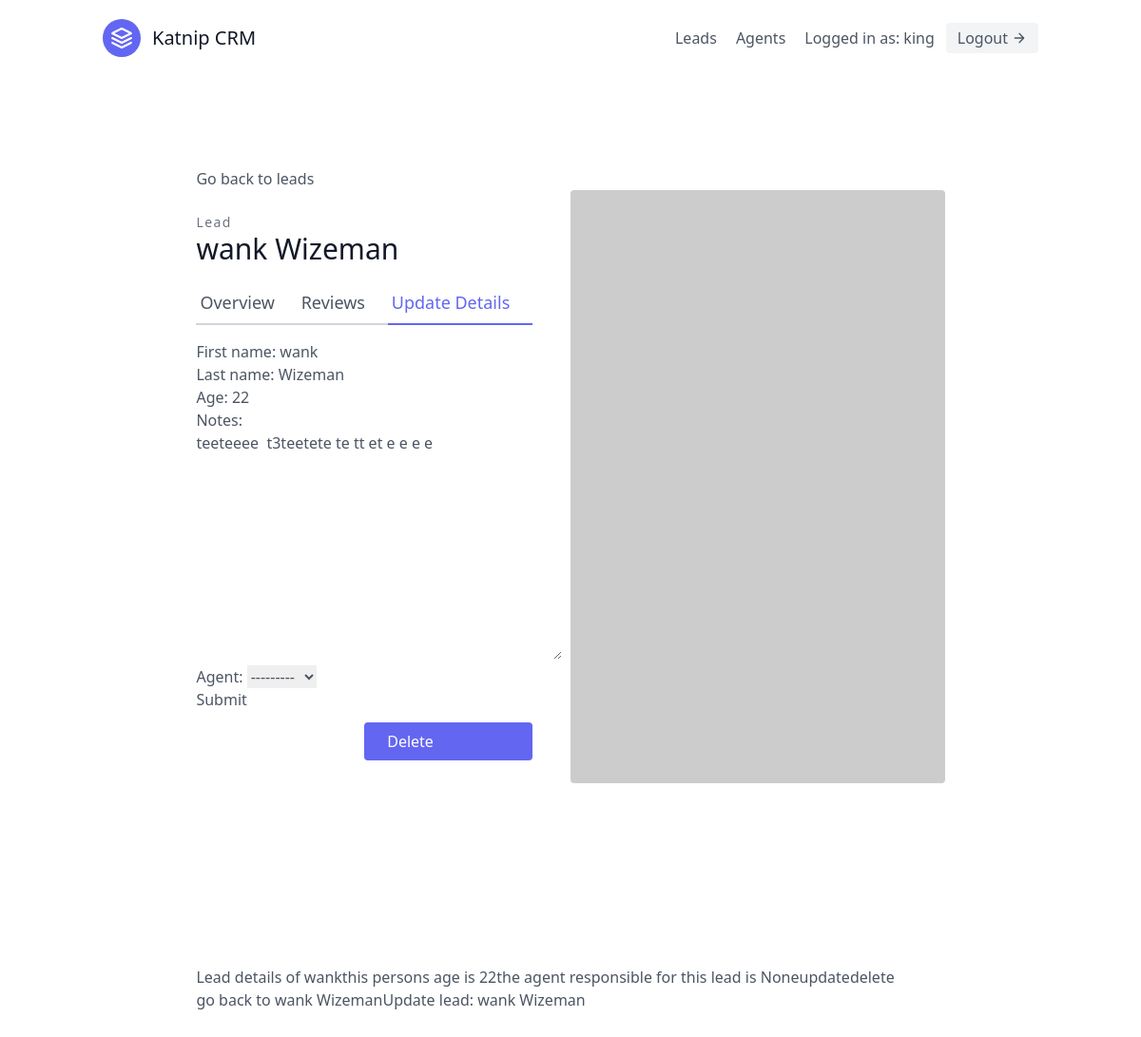
The page /leads/2/update/ (signed in) on the database its author committed.
### leads/models.py (models this page shows, shortened)
class User(AbstractUser):
    is_organiser = models.BooleanField(default=True)
    is_agent = models.BooleanField(default=False)

class Lead(models.Model):
    first_name = models.CharField(max_length=20)
    last_name = models.CharField(max_length=20)
    notes = models.TextField(default="")
    age = models.IntegerField(default=0)
    agent = models.ForeignKey(
        "Agent", on_delete=models.SET_NULL, null=True, blank=True
    )
    organisation = models.ForeignKey(
        UserProfile, on_delete=models.CASCADE
    )

### leads/views.py (the view, shortened to what this page needs)
# urls.py: path("<int:pk>/update/", LeadUpdateView.as_view(), name="lead-update"),
class LeadUpdateView(OrganiserAndLoginRequiredMixin, UpdateView):
    template_name = 'leads/lead_update.html'
    form_class = LeadModelForm
    def get_queryset(self):
        user = self.request.user
        return Lead.objects.filter(organisation=user.userprofile)

### leads/forms.py
class LeadModelForm(forms.ModelForm):
    class Meta:
        model = Lead
        fields = (
            "first_name",
            "last_name",
            "age",
            'notes',
            "agent",
        )

### agents/mixins.py (called while the page is built)
    def dispatch(self, request, *args, **kwargs):
        if not request.user.is_authenticated or not request.user.is_organiser:
            return redirect('login')
        return super().dispatch(request, *args, **kwargs)

### leads/models.py (called while the page is built)
    def __str__(self):
        return self.user.username

### leads/templates/leads/lead_update.html (shortened to what this page needs)
{% extends "base.html" %}
{% block content %}
<section class="text-gray-600 body-font overflow-hidden">
  <div class="container px-5 py-24 mx-auto">
    <div class="lg:w-4/5 mx-auto flex flex-wrap">
      <a href="{% url 'leads:lead-list' %}">Go back to leads</a>
    </div>
    <div class="lg:w-4/5 mx-auto flex flex-wrap">
      <div class="lg:w-1/2 w-full lg:pr-10 lg:py-6 mb-6 lg:mb-0">
        <h2 class="text-sm title-font text-gray-500 tracking-widest">Lead</h2>
        <h1 class="text-gray-900 text-3xl title-font font-medium mb-4">{{ lead.first_name }} {{ lead.last_name }}</h1>
        <div class="flex mb-4">
          <a class="flex-grow border-b-2 border-gray-300 py-2 text-lg px-1"
            href="{% url 'leads:lead-detail' lead.pk %}">
            Overview
          </a>
          <a class="flex-grow border-b-2 border-gray-300 py-2 text-lg px-1">Reviews</a>
          <a href="{% url 'leads:lead-update' lead.pk %}"
            class="flex-grow text-indigo-500 border-b-2 border-indigo-500 py-2 text-lg px-1">
            Update Details
          </a>
        </div>
        <form method="post">
          {{ form.as_p }}
          <button type="submit" >Submit</button>
        </form>
        <a href="{% url 'leads:lead-delete' lead.pk %}" class="w-1/2 mt-3 flex ml-auto text-white bg-indigo-500 border-0 py-2 px-6 focus:outline-none hover:bg-indigo-600 rounded">Delete</a>
      </div>
      <img alt="ecommerce" class="lg:w-1/2 w-full lg:h-auto h-64 object-cover object-center rounded"
        src="https://dummyimage.com/400x400">
    </div>
  </div>
</section>
<section class="text-gray-600 body-font overflow-hidden">
  <div class="container px-5 py-24 mx-auto">
    <div class="lg:w-4/5 mx-auto flex flex-wrap">
      Lead details of {{ lead.first_name }}</h1>
      <h5>
        this persons age is {{ lead.age }}
      </h5>
      <h5>
        the agent responsible for this lead is {{ lead.agent }}
      </h5>
      <a href="{% url 'leads:lead-update' lead.pk %}">update</a>
      <a >delete</a>
      <a href="{% url 'leads:lead-detail' lead.pk %}">go back to {{ lead.first_name }} {{ lead.last_name }}</a>
      <h1>Update lead: {{ lead.first_name }} {{ lead.last_name }}</h1>
    </div>
  </div>
</section>
{% endblock content %}

### templates/navbar.html (shortened to what this page needs)
<header class="text-gray-600 body-font">
  <div class="container mx-auto flex flex-wrap p-5 flex-col md:flex-row items-center">
    <a href="{% url 'landing_page' %}" class="flex title-font font-medium items-center text-gray-900 mb-4 md:mb-0">
      <svg xmlns="http://www.w3.org/2000/svg" fill="none" stroke="currentColor" stroke-linecap="round"
        stroke-linejoin="round" stroke-width="2" class="w-10 h-10 text-white p-2 bg-indigo-500 rounded-full"
        viewBox="0 0 24 24">
        <path d="M12 2L2 7l10 5 10-5-10-5zM2 17l10 5 10-5M2 12l10 5 10-5"></path>
      </svg>
      <span class="ml-3 text-xl">Katnip CRM</span>
    </a>
    <nav class="md:ml-auto flex flex-wrap items-center text-base justify-center">
      {% if not request.user.is_authenticated %}
        <a href="{% url 'signup' %}" class="mr-5 hover:text-gray-900">Sign Up</a>
      {% else %}
      <a href="{% url 'leads:lead-list' %}" class="mr-5 hover:text-gray-900">Leads</a>
        {% if request.user.is_organiser %}
        <a href="{% url 'agents:agent-list' %}" class="mr-5 hover:text-gray-900">Agents</a>
        {% endif %}
      {% endif %}
    </nav>
    {% if request.user.is_authenticated %}
      Logged in as:  {{ request.user.username }}
      <a href="{% url 'logout' %}"
        class="ml-3 inline-flex items-center bg-gray-100 border-0 py-1 px-3 focus:outline-none hover:bg-gray-200 rounded text-base mt-4 md:mt-0">Logout
        <svg fill="none" stroke="currentColor" stroke-linecap="round" stroke-linejoin="round" stroke-width="2"
          class="w-4 h-4 ml-1" viewBox="0 0 24 24">
          <path d="M5 12h14M12 5l7 7-7 7"></path>
        </svg>
      </a>
    {% endif %}
  </div>
</header>

### rows shown on the page
User: user.username "king"
Lead: first_name "wank", last_name "Wizeman", age "22", notes "teeteeee t3teetete te tt et e e e e", agent "---------", agent "None"
